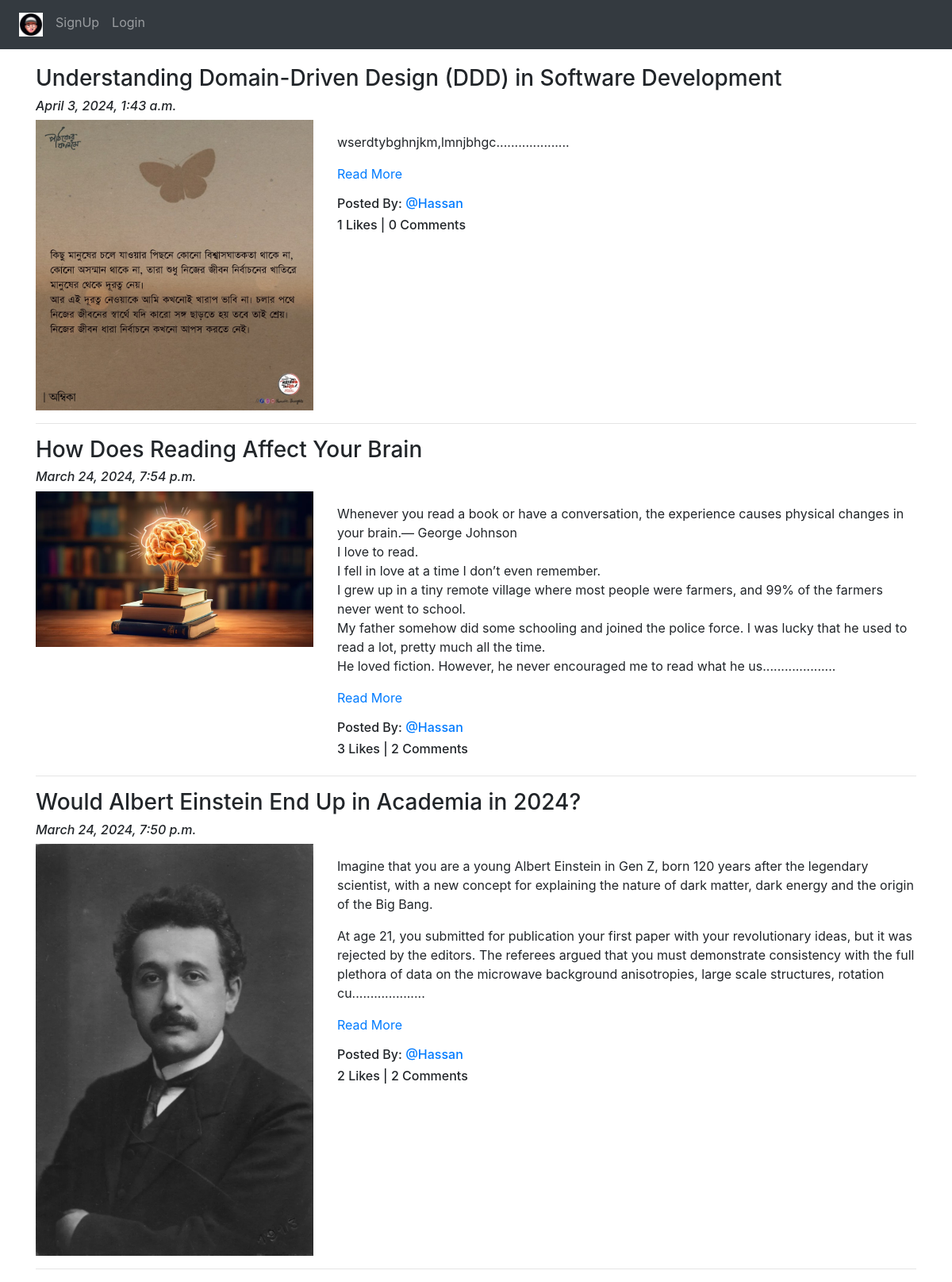
Screenshot of /blog/ with the database file from the repository.
### App_Blog/models.py (models this page shows, shortened)
class Blog(models.Model):
    author = models.ForeignKey(User, on_delete=models.CASCADE, related_name='post_author')
    blog_title = models.CharField(max_length=264, verbose_name = "Put a Title")
    slug = models.SlugField(max_length=264, unique=True)
    blog_content = models.TextField(verbose_name="What is on your mind?")
    blog_image = models.ImageField(upload_to='blog_images', verbose_name=("Image"), null=True, blank=True)
    publish_date = models.DateTimeField(auto_now_add =True)
    update_date = models.DateTimeField(auto_now=True)
    class Meta:
        ordering = ('-publish_date',)

### App_Blog/views.py (the view)
# urls.py: path('' , views.BlogList.as_view(), name='blog_list'),
class BlogList(ListView):
    context_object_name = 'blogs'
    model = Blog
    template_name = 'App_Blog/blog_list.html'

### App_Blog/templatetags/custom_filter.py (called while the page is built)
def renge_filter(value):
    return value[0:500]+ "...................."

### templates/App_Blog/blog_list.html (shortened to what this page needs)
{% extends 'base.html' %}
{% load custom_filter %}
{% block content %}
{% for blog in blogs %}
<h3>{{ blog.blog_title }}</h3>
<h6> <i> {{ blog.publish_date }} </i></h6>
<div class="row">
    <div class="col-sm-4">
        <img src="/media/{{blog.blog_image}}" alt="{{blog.blog_image}}" title="{{blog.blog_title}}" width="100%">
    </div>
    <div class="col-sm-8">
        <p>{{blog.blog_content|range_filter| linebreaks }} <a href="{% url 'App_Blog:blog_details' slug=blog.slug %}">Read More</a></p>
        <h6>Posted By: <a href="#">@{{blog.author}}</a></h6>
        <h6>{{blog.liked_blog.count}} Likes | {{blog.blog_comment.count}} Comments</h6>
    </div>
</div>
<hr>
{% endfor %}
{% endblock content %}

### templates/base.html (shortened to what this page needs)
<!DOCTYPE html>
<html lang="en">
<head>
    <link rel="stylesheet" href="https://cdn.jsdelivr.net/npm/bootstrap@4.6.2/dist/css/bootstrap.min.css">
    <link rel="stylesheet" href="https://cdnjs.cloudflare.com/ajax/libs/font-awesome/4.7.0/css/font-awesome.min.css">
    {% load static %}
    <link rel="stylesheet" href="{% static 'css/style.css' %}">
</head>
<body>
    <nav class="navbar navbar-expand-sm bg-dark navbar-dark">
        <ul class="navbar-nav">
            <li class="nav-item active">
                <a class="nav-link" href="{% url 'index' %}">
                    <img src="/media/profile_pics/cartorn.jpg" alt="" width="30px">
                </a>
            </li>
            {% if user.is_authenticated %}
            <div class="nav-item dropdown">
                <a class="nav-link dropdown-toggle" href="#" id="navbardrop" data-toggle="dropdown">
                    @{{user.username}}
                </a>
                <div class="dropdown-menu mydrop" >
                    <a class="dropdown-itme "  href="{% url 'App_Blog:create_blog' %}">Write Blog</a> <hr>
                    <a class="dropdown-itme "  href="{% url 'App_Blog:my_blogs' %}">My Blogs</a> <hr>
                    <a class="dropdown-itme "  href="{% url 'App_login:profile' %}">Your Profile</a> <hr>
                    <a class="dropdown-itme " href="{% url 'App_login:logout' %}">Logout</a>
                </div>
            </div>
            {% else %}
            <li class="nav-item ">
                <a class="nav-link" href="{% url 'App_login:signup' %}">SignUp</a>
            </li>
            <li class="nav-item ">
                <a class="nav-link" href="{% url 'App_login:login' %}">Login</a>
            </li>
            {% endif %}
        </ul>
    </nav>
    <div class="container" style="padding-top: 20px;">
        {% block content %}
        {% endblock content %}
    </div>
</body>
</html>

### rows the page displays
Blog: blog_title "Understanding Domain-Driven Design (DDD) in Software Development", publish_date "April 3, 2024, 1:43 a.m.", blog_image (picture), blog_content|range_filter "wserdtybghnjkm,lmnjbhgc....................", author "Hassan", liked_blog.count "1", blog_comment.count "0"
Blog: blog_title "How Does Reading Affect Your Brain", publish_date "March 24, 2024, 7:54 p.m.", blog_image (picture), blog_content|range_filter "Whenever you read a book or have a conversation, the experience causes physical changes in your brain.— George Johnson I love to read. I fell in love at a time I don’t even remember. I grew up in a tiny remote village where most people were farmers, and 99% of the farmers never went to school. My father somehow did some schooling and joined the police force. I was lucky that he used to read a lot, pretty much all the time. He loved fiction. However, he never encouraged me to read what he us....................", author "Hassan", liked_blog.count "3", blog_comment.count "2"
Blog: blog_title "Would Albert Einstein End Up in Academia in 2024?", publish_date "March 24, 2024, 7:50 p.m.", blog_image (picture), blog_content|range_filter "Imagine that you are a young Albert Einstein in Gen Z, born 120 years after the legendary scientist, with a new concept for explaining the nature of dark matter, dark energy and the origin of the Big Bang. At age 21, you submitted for publication your first paper with your revolutionary ideas, but it was rejected by the editors. The referees argued that you must demonstrate consistency with the full plethora of data on the microwave background anisotropies, large scale structures, rotation cu....................", author "Hassan", liked_blog.count "2", blog_comment.count "2"
